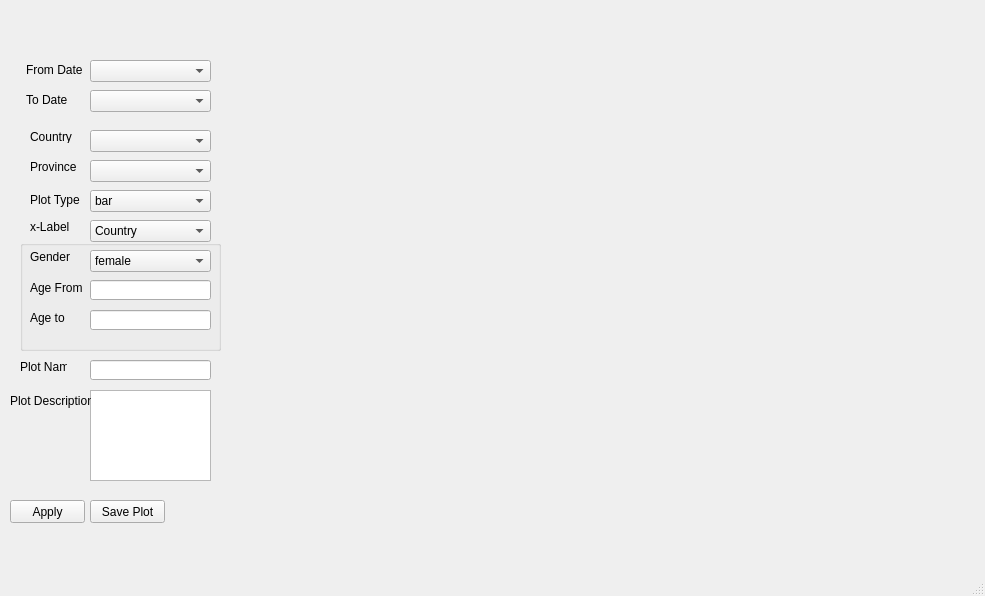
<?xml version="1.0" encoding="UTF-8"?>
<ui version="4.0">
 <class>qt_designer</class>
 <widget class="QMainWindow" name="qt_designer">
  <property name="windowModality">
   <enum>Qt::WindowModal</enum>
  </property>
  <property name="geometry">
   <rect>
    <x>0</x>
    <y>0</y>
    <width>985</width>
    <height>596</height>
   </rect>
  </property>
  <property name="windowTitle">
   <string>MainWindow</string>
  </property>
  <widget class="QWidget" name="centralwidget">
   <widget class="QPushButton" name="BtnApply">
    <property name="geometry">
     <rect>
      <x>10</x>
      <y>500</y>
      <width>75</width>
      <height>23</height>
     </rect>
    </property>
    <property name="text">
     <string>Apply</string>
    </property>
   </widget>
   <widget class="MplWidget" name="MplWidget" native="true">
    <property name="geometry">
     <rect>
      <x>230</x>
      <y>10</y>
      <width>761</width>
      <height>541</height>
     </rect>
    </property>
   </widget>
   <widget class="QLabel" name="label_2">
    <property name="geometry">
     <rect>
      <x>26</x>
      <y>60</y>
      <width>61</width>
      <height>20</height>
     </rect>
    </property>
    <property name="text">
     <string>From Date</string>
    </property>
   </widget>
   <widget class="QLabel" name="label_3">
    <property name="geometry">
     <rect>
      <x>26</x>
      <y>90</y>
      <width>61</width>
      <height>20</height>
     </rect>
    </property>
    <property name="text">
     <string>To Date</string>
    </property>
   </widget>
   <widget class="QComboBox" name="drpCountry">
    <property name="geometry">
     <rect>
      <x>90</x>
      <y>130</y>
      <width>121</width>
      <height>22</height>
     </rect>
    </property>
   </widget>
   <widget class="QLabel" name="label_4">
    <property name="geometry">
     <rect>
      <x>30</x>
      <y>130</y>
      <width>47</width>
      <height>13</height>
     </rect>
    </property>
    <property name="text">
     <string>Country</string>
    </property>
   </widget>
   <widget class="QLabel" name="label_5">
    <property name="geometry">
     <rect>
      <x>30</x>
      <y>160</y>
      <width>47</width>
      <height>13</height>
     </rect>
    </property>
    <property name="text">
     <string>Province</string>
    </property>
   </widget>
   <widget class="QComboBox" name="drpProvince">
    <property name="geometry">
     <rect>
      <x>90</x>
      <y>160</y>
      <width>121</width>
      <height>22</height>
     </rect>
    </property>
   </widget>
   <widget class="QPushButton" name="BtnSave">
    <property name="geometry">
     <rect>
      <x>90</x>
      <y>500</y>
      <width>75</width>
      <height>23</height>
     </rect>
    </property>
    <property name="text">
     <string>Save Plot</string>
    </property>
   </widget>
   <widget class="QLineEdit" name="txtName">
    <property name="geometry">
     <rect>
      <x>90</x>
      <y>360</y>
      <width>121</width>
      <height>20</height>
     </rect>
    </property>
   </widget>
   <widget class="QTextEdit" name="txtDescription">
    <property name="geometry">
     <rect>
      <x>90</x>
      <y>390</y>
      <width>121</width>
      <height>91</height>
     </rect>
    </property>
   </widget>
   <widget class="QLabel" name="label_10">
    <property name="geometry">
     <rect>
      <x>10</x>
      <y>380</y>
      <width>81</width>
      <height>41</height>
     </rect>
    </property>
    <property name="text">
     <string>Plot Description</string>
    </property>
   </widget>
   <widget class="QLabel" name="label_11">
    <property name="geometry">
     <rect>
      <x>20</x>
      <y>360</y>
      <width>47</width>
      <height>13</height>
     </rect>
    </property>
    <property name="text">
     <string>Plot Name</string>
    </property>
   </widget>
   <widget class="QComboBox" name="drpDateFrom">
    <property name="geometry">
     <rect>
      <x>90</x>
      <y>60</y>
      <width>121</width>
      <height>22</height>
     </rect>
    </property>
   </widget>
   <widget class="QComboBox" name="drpDateTo">
    <property name="geometry">
     <rect>
      <x>90</x>
      <y>90</y>
      <width>121</width>
      <height>22</height>
     </rect>
    </property>
   </widget>
   <widget class="QGroupBox" name="groupBox">
    <property name="geometry">
     <rect>
      <x>20</x>
      <y>240</y>
      <width>201</width>
      <height>111</height>
     </rect>
    </property>
    <property name="title">
     <string/>
    </property>
    <widget class="QComboBox" name="drpGender">
     <property name="geometry">
      <rect>
       <x>70</x>
       <y>10</y>
       <width>121</width>
       <height>22</height>
      </rect>
     </property>
     <item>
      <property name="text">
       <string>female</string>
      </property>
     </item>
     <item>
      <property name="text">
       <string>male</string>
      </property>
     </item>
     <item>
      <property name="text">
       <string>N/A</string>
      </property>
     </item>
    </widget>
    <widget class="QLabel" name="label_6">
     <property name="geometry">
      <rect>
       <x>10</x>
       <y>10</y>
       <width>47</width>
       <height>13</height>
      </rect>
     </property>
     <property name="text">
      <string>Gender</string>
     </property>
    </widget>
    <widget class="QLineEdit" name="lineEditAgeFrom">
     <property name="geometry">
      <rect>
       <x>70</x>
       <y>40</y>
       <width>121</width>
       <height>20</height>
      </rect>
     </property>
    </widget>
    <widget class="QLineEdit" name="lineEditAgeTo">
     <property name="geometry">
      <rect>
       <x>70</x>
       <y>70</y>
       <width>121</width>
       <height>20</height>
      </rect>
     </property>
    </widget>
    <widget class="QLabel" name="label_7">
     <property name="geometry">
      <rect>
       <x>10</x>
       <y>40</y>
       <width>61</width>
       <height>16</height>
      </rect>
     </property>
     <property name="text">
      <string>Age From</string>
     </property>
    </widget>
    <widget class="QLabel" name="label_8">
     <property name="geometry">
      <rect>
       <x>10</x>
       <y>70</y>
       <width>61</width>
       <height>16</height>
      </rect>
     </property>
     <property name="text">
      <string>Age to</string>
     </property>
    </widget>
   </widget>
   <widget class="QComboBox" name="drpPlotType">
    <property name="geometry">
     <rect>
      <x>90</x>
      <y>190</y>
      <width>121</width>
      <height>22</height>
     </rect>
    </property>
    <item>
     <property name="text">
      <string>bar</string>
     </property>
    </item>
    <item>
     <property name="text">
      <string>line</string>
     </property>
    </item>
   </widget>
   <widget class="QLabel" name="label_9">
    <property name="geometry">
     <rect>
      <x>30</x>
      <y>190</y>
      <width>51</width>
      <height>20</height>
     </rect>
    </property>
    <property name="text">
     <string>Plot Type</string>
    </property>
   </widget>
   <widget class="QLabel" name="label_12">
    <property name="geometry">
     <rect>
      <x>30</x>
      <y>220</y>
      <width>47</width>
      <height>13</height>
     </rect>
    </property>
    <property name="text">
     <string>x-Label</string>
    </property>
   </widget>
   <widget class="QComboBox" name="drpxAxis">
    <property name="geometry">
     <rect>
      <x>90</x>
      <y>220</y>
      <width>121</width>
      <height>22</height>
     </rect>
    </property>
    <item>
     <property name="text">
      <string>Country</string>
     </property>
    </item>
    <item>
     <property name="text">
      <string>Date</string>
     </property>
    </item>
   </widget>
  </widget>
  <widget class="QMenuBar" name="menubar">
   <property name="geometry">
    <rect>
     <x>0</x>
     <y>0</y>
     <width>985</width>
     <height>21</height>
    </rect>
   </property>
  </widget>
  <widget class="QStatusBar" name="statusbar"/>
 </widget>
 <customwidgets>
  <customwidget>
   <class>MplWidget</class>
   <extends>QWidget</extends>
   <header>mplwidget.h</header>
   <container>1</container>
  </customwidget>
 </customwidgets>
 <resources/>
 <connections/>
</ui>
